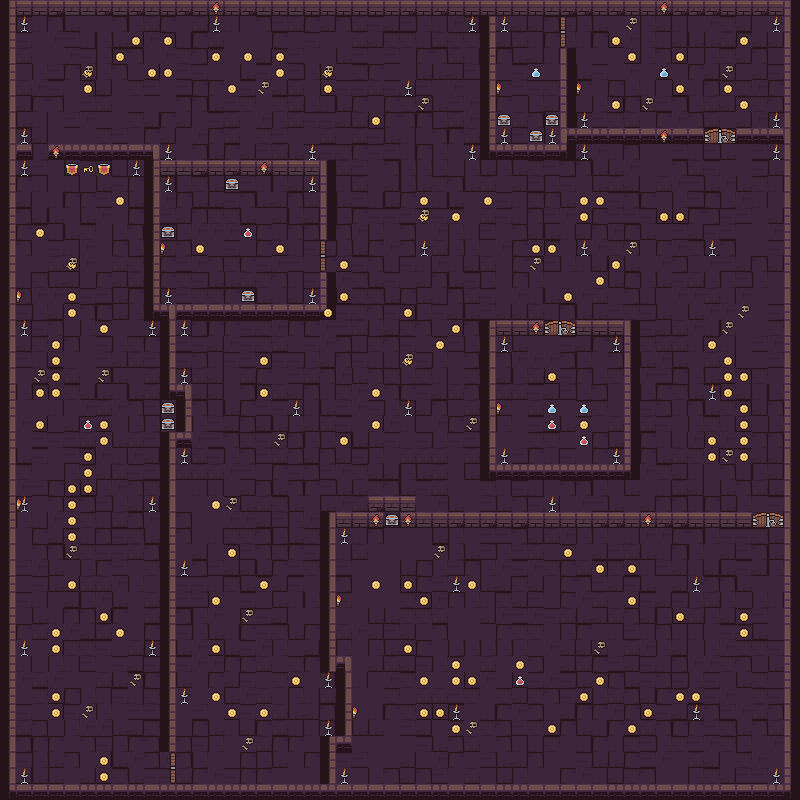

This game map was drawn from its Tiled (.tmx) file and the tilesets committed beside it. A one-line description and the trimmed map source follow:
An orthogonal 50x50 tile map with 16x16 px tiles, 12 tile layers (bottom, walls, doors, chests, ...).

<map version="1.10" tiledversion="1.10.2" orientation="orthogonal" renderorder="right-down" width="50" height="50" tilewidth="16" tileheight="16" infinite="0" nextlayerid="13" nextobjectid="1">
 <properties>
  <property name="inside" type="bool" value="true" />
 </properties>
 <tileset firstgid="1" source="../tileSets/tilesetsDungeon/Dungeon_Tileset.tsx" />
 <layer id="1" name="bottom" width="50" height="50">
  <data>[2500 cells, 2500 non-empty, 12 distinct tile ids]</data>
 </layer>
 <layer id="2" name="walls" width="50" height="50">
  <data>[2500 cells, 383 non-empty, 20 distinct tile ids]</data>
 </layer>
 <layer id="3" name="doors" width="50" height="50">
  <data>[2500 cells, 12 non-empty, 6 distinct tile ids]</data>
 </layer>
 <layer id="4" name="chests" width="50" height="50">
  <data>[2500 cells, 9 non-empty, 1 distinct tile ids]</data>
 </layer>
 <layer id="12" name="enemy" width="50" height="50">
  <data>[2500 cells, 22 non-empty, 1 distinct tile ids]</data>
 </layer>
 <layer id="5" name="coins" width="50" height="50">
  <data>[2500 cells, 109 non-empty, 1 distinct tile ids]</data>
 </layer>
 <layer id="6" name="torch" width="50" height="50">
  <properties>
   <property name="inside" type="bool" value="true" />
  </properties>
  <data>[2500 cells, 54 non-empty, 1 distinct tile ids]</data>
 </layer>
 <layer id="7" name="banner" width="50" height="50">
  <data>[2500 cells, 2 non-empty, 1 distinct tile ids]</data>
 </layer>
 <layer id="8" name="keys" width="50" height="50">
  <data>[2500 cells, 1 non-empty, 1 distinct tile ids]</data>
 </layer>
 <layer id="9" name="tranke" width="50" height="50">
  <data>[2500 cells, 9 non-empty, 2 distinct tile ids]</data>
 </layer>
 <layer id="10" name="skull" width="50" height="50">
  <data>[2500 cells, 28 non-empty, 1 distinct tile ids]</data>
 </layer>
 <layer id="11" name="walltourch" width="50" height="50">
  <data>[2500 cells, 17 non-empty, 2 distinct tile ids]</data>
 </layer>
</map>
